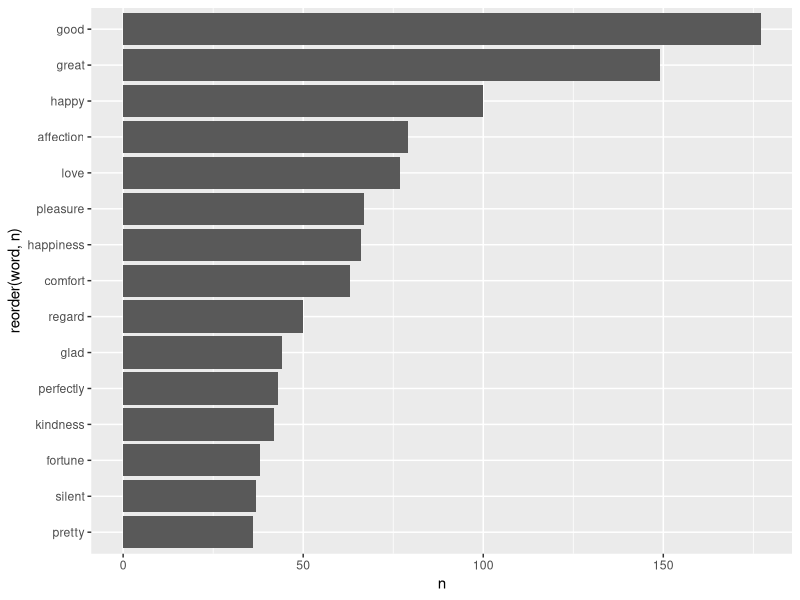

Reproduce this figure in R.
## ---- chunk 1
knitr::opts_chunk$set(echo = TRUE)
## ---- chunk 2
library(tidytext)
library(janeaustenr)
library(dplyr)
library(stringr)
library(ggplot2)
## ---- chunk 3
# load materials
original_books <- austen_books() %>%
  group_by(book) %>%
  mutate(line = row_number(),
         chapter = cumsum(str_detect(text, regex("^chapter [\\divxlc]",
                                                 ignore_case = TRUE)))) %>%
  ungroup()
original_books
## ---- chunk 4
tidy_books <- original_books %>%
  filter(book == 'Sense & Sensibility') %>% 
  unnest_tokens(word, text)
# token = "regex",  pattern = "Chapter [\\\\d]" ?? How to use regex
tidy_books
## ---- chunk 5
tidy_books %>% 
  count(book, word, sort = TRUE) %>% 
  anti_join(stop_words) %>% 
  bind_tf_idf(word, book, n) %>%
  arrange(desc(tf))
## ---- chunk 6
cleaned_books <- tidy_books %>%
  anti_join(stop_words %>% filter(lexicon == "SMART"),
            by = 'word')
cleaned_books
## ---- chunk 7
#loading required packages
library(dplyr)
library(janeaustenr)
library(tidytext)

book_words <- austen_books() %>%
  unnest_tokens(word, text) %>% #using unnest_tokens to turn sentences from each book into a long list of words for analysis, there are a total of 725,055 rows in this dataset.
    anti_join(stop_words, by = "word") %>% #using dplyr to get rid of stop words (explain dpyr)
  count(book, word, sort = TRUE) #counting the occurrence of each word and sorting them by how often they occur. 

book_words
## ---- chunk 8
# add an example of a viz involving get_sentiments
## ---- chunk 9
positive <- get_sentiments("bing") %>% 
  filter(sentiment == "positive") # This filters the entire dataset to look for unigrams (single words) that have positive connotations
positive
## ---- chunk 10
cleaned_books %>% 
  semi_join(positive, by = "word") %>%
  count(word, sort = TRUE) %>%
  slice(0:15) %>% 
  ggplot(aes(x = n , y = reorder(word,n))) +
  geom_col()
  
  
